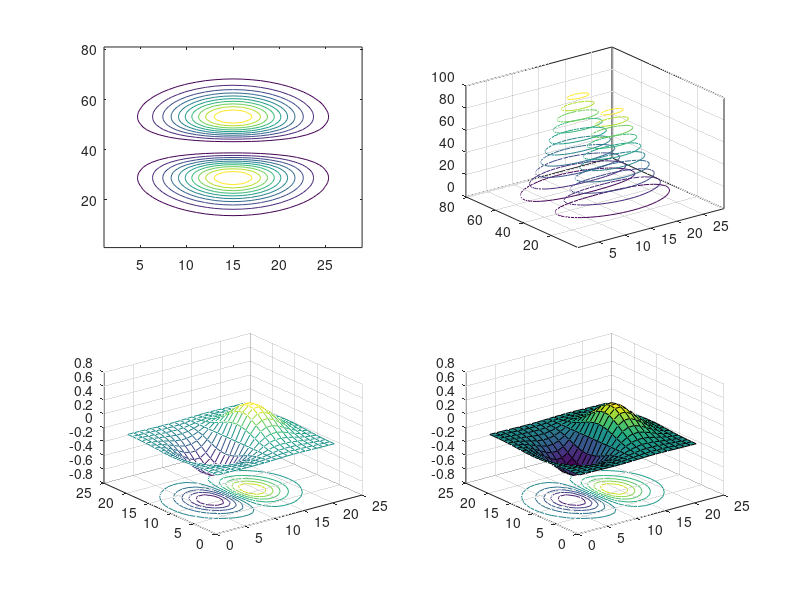

This figure's MATLAB source:
[x y] = meshgrid(-2.1:0.15:2.1, -6:0.15:6); % x- y-grids different
u = 80 * y.^2 .* exp(-x.^2 - 0.3*y.^2);
subplot(2,2,1)
contour(u) 
subplot(2,2,2)
contour3(u)
[x y] = meshgrid(-2:.2:2);
z = x .* exp(-x.^2 - y.^2);
subplot(2,2,3)
meshc(z)
subplot(2,2,4)
surfc(z)
